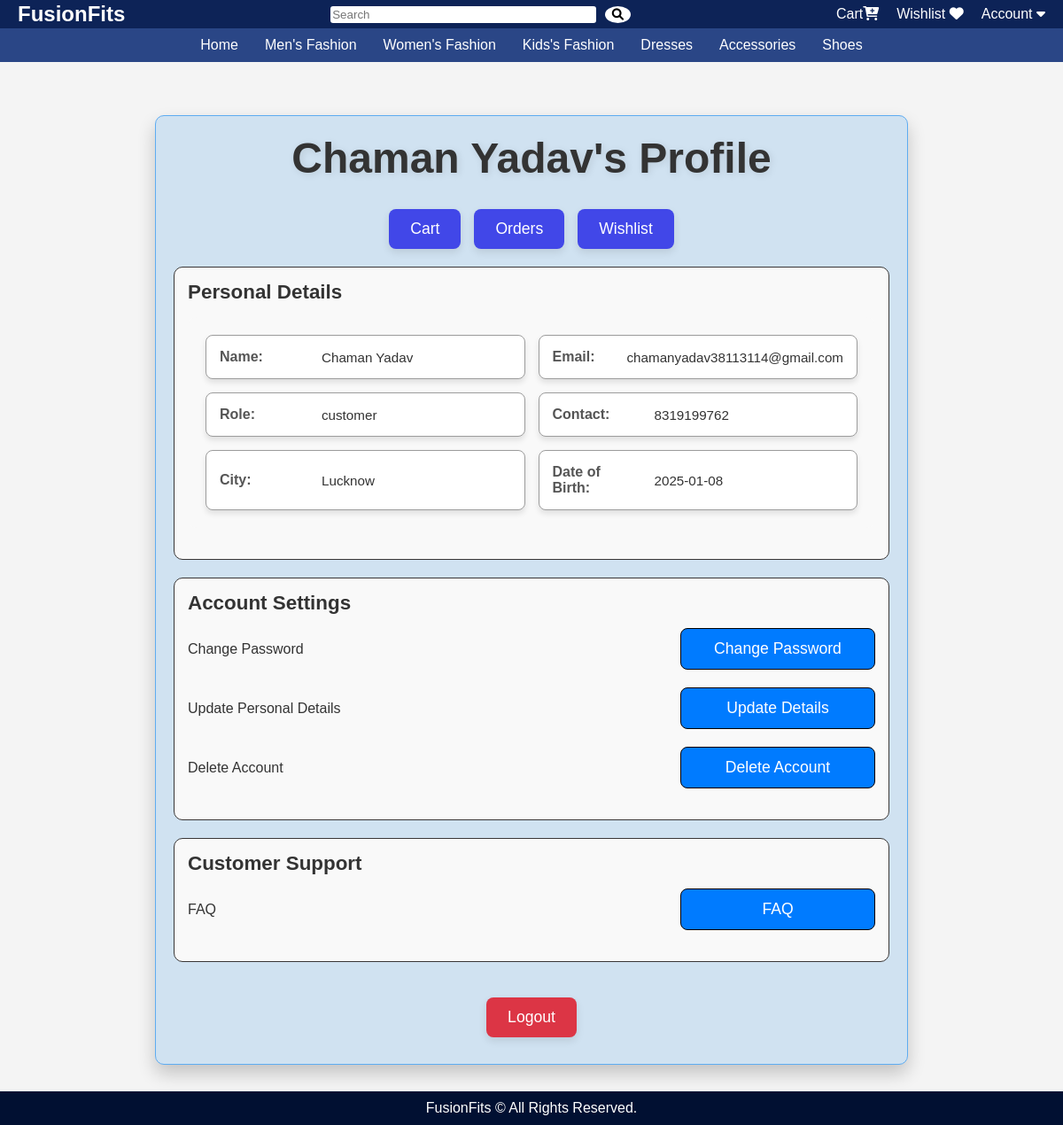
Before: /auth/profile/2 (signed in) with the older database file.
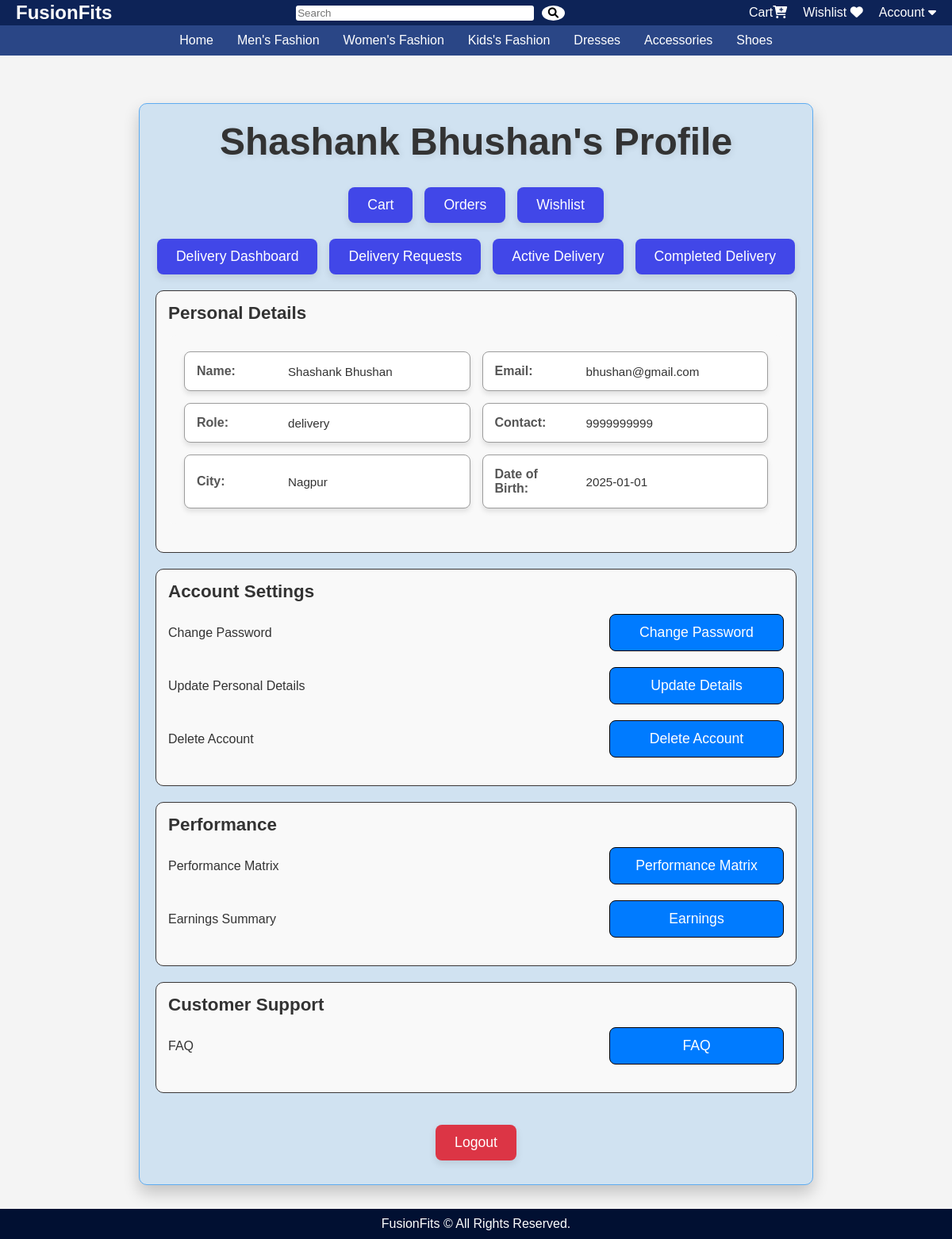
After: the same page with the newer database file.
### app/models.py (models this page shows, shortened)
class User(UserMixin, db.Model):
    id = db.Column(db.Integer, primary_key=True)
    username = db.Column(db.String(50), nullable=False)
    email = db.Column(db.String(100), unique=True, nullable=False)
    password = db.Column(db.String(255), nullable=False)
    role = db.Column(db.String(20), nullable=False)
    contact = db.Column(db.String(20), nullable=False)
    address= db.Column(db.String(200), nullable=False)
    city = db.Column(db.String(100), nullable=False)
    dob = db.Column(db.Date, nullable=False)
    reset_token = db.Column(db.String(128), nullable=True)

### app/auth.py (the view)
@auth.route('/profile/<int:id>')
@login_required
def profile(id):
    user = db.session.get(User, id)
    if not user:
        abort(404)
    if current_user.id != id and current_user.role != 'admin':
        abort(403)
    return render_template('profile.html', user=user)

### app/templates/profile.html (shortened to what this page needs)
    <!DOCTYPE html>
    <html lang="en">
    <head>
    </head>
    <body>
        {% extends "home.html" %}
        {% block content %}
        <div class="container">
            <header>
                <h1>{{ user.username }}'s Profile</h1>
            </header>
            <div class="center-buttons">
                <button>Cart</button>
                <button>Orders</button>
                <button>Wishlist</button>
            </div>
            {% if user.role == 'delivery' %}
            <div class="center-buttons">
                <button>Delivery Dashboard</button>
                <button>Delivery Requests</button>
                <button>Active Delivery</button>
                <button>Completed Delivery</button>
            </div>
            {% endif %}
            <section id="personal-details">
                <h2>Personal Details</h2>
            <ul class="info">
                <li>
                    <span class="label">Name:</span>
                    <span class="value">{{ user.username }}</span>
                </li>
                <li>
                    <span class="label">Email:</span>
                    <span class="value">{{ user.email }}</span>
                </li>
                <li>
                    <span class="label">Role:</span>
                    <span class="value">{{ user.role }}</span>
                </li>
                <li>
                    <span class="label">Contact:</span>
                    <span class="value">{{ user.contact }}</span>
                </li>
                <li>
                    <span class="label">City:</span>
                    <span class="value">{{ user.city }}</span>
                </li>
                <li>
                    <span class="label">Date of Birth:</span>
                    <span class="value">{{ user.dob }}</span>
                </li>
            </ul>
            </section>
            <section id="account-settings">
                <h2>Account Settings</h2>
                <div>
                    <span>Change Password</span>
                    <form action="{{ url_for('auth.change_password', id=user.id) }}" method="get" style="display: inline;">
                        <button class="change-password-btn">Change Password</button>
                    </form>
                </div>
                <div>
                    <span>Update Personal Details</span>
                    <form action="{{ url_for('auth.update_details', id=user.id) }}" method="get" style="display: inline;">
                        <button type="submit" class="btn btn-primary">Update Details</button>
                    </form>
                </div>
                <div>
                    <span>Delete Account</span>
                    <a href="{{ url_for('auth.confirm_delete', id=user.id) }}">
                        <button class="delete-account-btn">Delete Account</button>
                    </a>
                </div>
            </section>
            {% if user.role == 'delivery' %}
<section id="performance">
    <h2>Performance</h2>
    <div>
        <span>Performance Matrix</span>
        <button class="performance-btn">Performance Matrix</button>
    </div>
    <div>
        <span>Earnings Summary</span>
        <button class="earnings-btn">Earnings</button>
    </div>
</section>
{% endif %}
            <section id="support">
                <h2>Customer Support</h2>
                <div>
                    <span>FAQ</span>
                    <button>FAQ</button>
                </div>
            </section>
            <footer class="container_footer">
                <form action="{{ url_for('auth.logout') }}" class="btn logout-btn" method="get" style="display: inline;">
                    <button class="logout-btn">Logout</button>
                </form>
            </footer>
        </div>
        {% endblock %}

Changed rows visible on the page:
changed User: username "Chaman Yadav" → "Shashank Bhushan"; email "chamanyadav38113114@gmail.com" → "bhushan@gmail.com"; role "customer" → "delivery"; contact "8319199762" → "9999999999"; city "Lucknow" → "Nagpur"; dob "2025-01-08" → "2025-01-01"
Other visible differences:
text now shown: "Delivery Dashboard Delivery Requests Active Delivery Completed Delivery Performance Performance Matrix Performance Matrix Earnings Summary Earnings"
